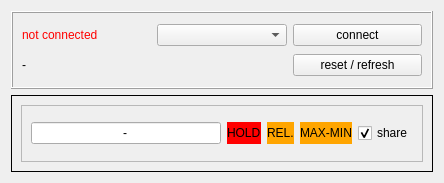
<?xml version="1.0" encoding="UTF-8"?>
<ui version="4.0">
 <class>ms8050Window</class>
 <widget class="QWidget" name="ms8050Window">
  <property name="geometry">
   <rect>
    <x>0</x>
    <y>0</y>
    <width>444</width>
    <height>183</height>
   </rect>
  </property>
  <property name="windowTitle">
   <string>Form</string>
  </property>
  <layout class="QGridLayout" name="gridLayout">
   <item row="0" column="0">
    <widget class="QFrame" name="frame_connection">
     <property name="frameShape">
      <enum>QFrame::Box</enum>
     </property>
     <property name="frameShadow">
      <enum>QFrame::Raised</enum>
     </property>
     <layout class="QGridLayout" name="gridLayout_6">
      <item row="0" column="0">
       <widget class="QLabel" name="lbl_status">
        <property name="styleSheet">
         <string notr="true">color: red;</string>
        </property>
        <property name="text">
         <string>not connected</string>
        </property>
       </widget>
      </item>
      <item row="0" column="1">
       <widget class="QComboBox" name="cob_ports"/>
      </item>
      <item row="0" column="2">
       <widget class="QPushButton" name="btn_connect">
        <property name="text">
         <string>connect</string>
        </property>
       </widget>
      </item>
      <item row="1" column="2">
       <widget class="QPushButton" name="btn_resetInfo">
        <property name="text">
         <string>reset / refresh</string>
        </property>
       </widget>
      </item>
      <item row="1" column="0" colspan="2">
       <widget class="QLabel" name="lbl_info">
        <property name="text">
         <string>-</string>
        </property>
       </widget>
      </item>
     </layout>
    </widget>
   </item>
   <item row="1" column="0">
    <widget class="QFrame" name="frame_values">
     <property name="enabled">
      <bool>true</bool>
     </property>
     <property name="frameShape">
      <enum>QFrame::Box</enum>
     </property>
     <layout class="QGridLayout" name="gridLayout_10">
      <item row="0" column="0">
       <widget class="QFrame" name="frame_value">
        <property name="frameShape">
         <enum>QFrame::StyledPanel</enum>
        </property>
        <property name="frameShadow">
         <enum>QFrame::Raised</enum>
        </property>
        <layout class="QGridLayout" name="gridLayout_3">
         <item row="0" column="0">
          <widget class="QLineEdit" name="txt_value">
           <property name="text">
            <string>-</string>
           </property>
           <property name="alignment">
            <set>Qt::AlignCenter</set>
           </property>
           <property name="readOnly">
            <bool>true</bool>
           </property>
          </widget>
         </item>
         <item row="0" column="4">
          <widget class="QCheckBox" name="chb_shareValue">
           <property name="text">
            <string>share</string>
           </property>
           <property name="checked">
            <bool>true</bool>
           </property>
          </widget>
         </item>
         <item row="0" column="1">
          <widget class="QLabel" name="lbl_hold">
           <property name="styleSheet">
            <string notr="true">background-color: red;</string>
           </property>
           <property name="text">
            <string>HOLD</string>
           </property>
          </widget>
         </item>
         <item row="0" column="2">
          <widget class="QLabel" name="lbl_relative">
           <property name="styleSheet">
            <string notr="true">background-color: orange;</string>
           </property>
           <property name="text">
            <string>REL.</string>
           </property>
          </widget>
         </item>
         <item row="0" column="3">
          <widget class="QLabel" name="lbl_minMax">
           <property name="styleSheet">
            <string notr="true">background-color: orange;</string>
           </property>
           <property name="text">
            <string>MAX-MIN</string>
           </property>
          </widget>
         </item>
        </layout>
       </widget>
      </item>
     </layout>
    </widget>
   </item>
  </layout>
 </widget>
 <resources/>
 <connections/>
</ui>
